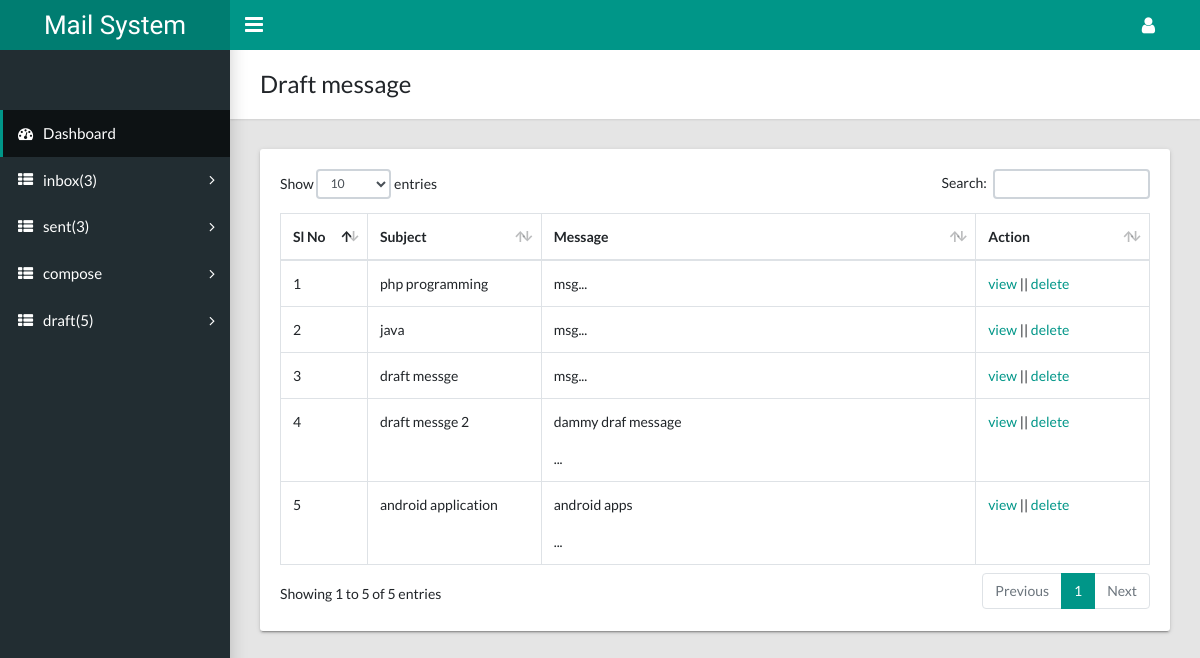
/user/draft.php (signed in), run on the app's committed database.
### tables this page shows
CREATE TABLE `tbl_draft` (
  `id` int(11) NOT NULL,
  `userid` int(11) NOT NULL,
  `sub` varchar(255) NOT NULL,
  `msg` text NOT NULL
);

### class/User.php (called while the page is built, shortened)
<?php
   $filepath = realpath(dirname(__FILE__));
   include_once ($filepath.'/../libs/Database.php');
   include_once ($filepath.'/../helpars/Format.php');
   include_once ($filepath.'/../libs/Session.php');
 ?>
<?php
  class User{
     private $db;
     public function __construct(){
          $this->db = new Database();
   }
     public function getalldraftmessage($userid){
             $query = "SELECT * FROM tbl_draft WHERE userid='$userid'";
             $result = $this->db->select($query);
             return $result;
     }
    public function gettotinbox($email){
          $query = "SELECT * FROM tbl_message WHERE tomail='$email'";
          $result = $this->db->select($query);
          return $result;
    }
    public function gettalsentmsg($email){
          $query = "SELECT * FROM tbl_message WHERE fromemail='$email'";
          $result = $this->db->select($query);
          return $result;
    }
    public function getalldraft($userid){
         $query = "SELECT * FROM tbl_draft WHERE userid='$userid'";
          $result = $this->db->select($query);
          return $result;
    }
 }
?>

### libs/Database.php (called while the page is built, shortened)
<?php
Class Database{
     public $host   = DB_HOST;
     public $user   = DB_USER;
     public $pass   = DB_PASS;
     public $dbname = DB_NAME;
     public $link;
     private function connectDB(){
             $this->link = new mysqli($this->host, $this->user, $this->pass,
              $this->dbname);
     }
      public function select($query){
            $result = $this->link->query($query) or
             die($this->link->error.__LINE__);
            if($result->num_rows > 0){
              return $result;
            } else {
              return false;
            }
       }
}
?>

### libs/Session.php (called while the page is built, shortened)
<?php
class Session{
 public static function get($key){
            if (isset($_SESSION[$key])) {
             return $_SESSION[$key];
            } else {
             return false;
            }
      }
}
?>

### helpars/Format.php (called while the page is built, shortened)
<?php
class Format{
 public function textShorten($text, $limit = 600){
      $text = $text. " ";
      $text = substr($text, 0, $limit);
      $text = substr($text, 0, strrpos($text, ' '));
      $text = $text."...";
      return $text;
 }
}
?>

### user/draft.php (the view, shortened to what this page needs)
<?php include 'inc/header.php'; ?>
<?php include 'inc/sidebar.php'; ?>
<?php $userid    = Session::get("userid"); ?>
    <main class="app-content">
      <div class="app-title">
        <div>
          <h1>Draft message</h1>
        </div>
      </div>
      <div class="row">
        <div class="col-md-12">
          <div class="tile">
            <div class="tile-body">
              <table class="table table-hover table-bordered" id="sampleTable">
                <thead>
                  <tr>
                    <th width="10%">Sl No</th>
                    <th width="20%">Subject</th>
                    <th width="50%">Message</th>
                    <th width="20%">Action</th>
                  </tr>
                </thead>
                <tbody>
               <?php
                     $Getalldraftmessage = $user->getalldraftmessage($userid);
                     if($Getalldraftmessage) {
                     $i=0;
                     while ($result = $Getalldraftmessage->fetch_assoc()) {
                     $i++;
               ?>
                  <tr>
                    <td><?php echo $i; ?></td>
                    <td><?php echo $result['sub']; ?></td>
                    <td><?php echo $fm->textShorten($result['msg'],60); ?></td>
                    <td>
                            <a href="viewdraftmsg.php?viewdraftmsgid=<?php echo $result['id']; ?>">view</a> ||
                            <a onclick="return confirm('Are you sure to delete?');" href="?deldraftmsgid=<?php echo $result['id']; ?>">delete</a>
                    </td>
                  </tr>
               <?php } } ?>
                </tbody>
              </table>
            </div>
          </div>
        </div>
      </div>
    </main>
  </body>
</html>

### user/inc/header.php (shortened to what this page needs)
<?php
   include '../libs/Session.php';
   include '../helpars/Format.php';
    $fm =  new Format();
 ?>
<?php
      $user     = new User();
?>
<!DOCTYPE html>
<html lang="en">
  <head>
    <link rel="stylesheet" type="text/css" href="css/main.css">
    <link rel="stylesheet" type="text/css" href="https://maxcdn.bootstrapcdn.com/font-awesome/4.7.0/css/font-awesome.min.css">
    <link rel="stylesheet" href="https://cdnjs.cloudflare.com/ajax/libs/font-awesome/4.7.0/css/font-awesome.min.css">
  </head>
  <body class="app sidebar-mini rtl">
    <header class="app-header"><a class="app-header__logo" href="index.php">Mail System</a>
      <a class="app-sidebar__toggle" href="#" data-toggle="sidebar" aria-label="Hide Sidebar"></a>
      <ul class="app-nav">
        <li class="dropdown"><a class="app-nav__item" href="#" data-toggle="dropdown" aria-label="Open Profile Menu"><i class="fa fa-user fa-lg"></i></a>
        </li>
      </ul>
    </header>

### user/inc/sidebar.php (shortened to what this page needs)
<aside class="app-sidebar">
  <div class="app-sidebar__user">
  </div>
  <ul class="app-menu">
    <li><a class="app-menu__item active" href="index.php"><i class="app-menu__icon fa fa-dashboard"></i><span class="app-menu__label">Dashboard</span></a></li>
    <?php
         $email = Session::get("email");
         $numinbox = $user->gettotinbox($email);
    ?>
     <a class="app-menu__item" href="inbox.php"><i class="app-menu__icon fa fa-th-list"></i><span class="app-menu__label">inbox<?php
     if($numinbox){
             $count = mysqli_num_rows($numinbox);
             echo "(".$count.")";
           }else{
              echo "(0)";
           }
  ?></span>
     <i class="treeview-indicator fa fa-angle-right"></i></a>
     <?php
         $email = Session::get("email");
         $numsentmsg = $user->gettalsentmsg($email);
    ?>
     <a class="app-menu__item" href="sent.php"><i class="app-menu__icon fa fa-th-list"></i><span class="app-menu__label">sent<?php
        if($numsentmsg){
            $count = mysqli_num_rows($numsentmsg);
            echo "(".$count.")";
         }else{
               echo "(0)";
         }
     ?></span>
     <i class="treeview-indicator fa fa-angle-right"></i></a>
     <a class="app-menu__item" href="compose.php"><i class="app-menu__icon fa fa-th-list"></i><span class="app-menu__label">compose</span>
     <i class="treeview-indicator fa fa-angle-right"></i></a>
     <?php
         $userid = Session::get("userid");
         $Getalldraft = $user->getalldraft($userid);
    ?>
    <a class="app-menu__item" href="draft.php"><i class="app-menu__icon fa fa-th-list"></i><span class="app-menu__label">draft<?php
         if($Getalldraft){
            $count = mysqli_num_rows($Getalldraft);
          echo "(".$count.")";
      }else{
          echo "(0)";
      }
    ?></span>
     <i class="treeview-indicator fa fa-angle-right"></i></a>
  </ul>
</aside>

### data on the page
tbl_draft: sub "php programming", msg "msg..."
tbl_draft: sub "java", msg "msg..."
tbl_draft: sub "draft messge", msg "msg..."
tbl_draft: sub "draft messge 2", msg "dammy draf message ..."
tbl_draft: sub "android application", msg "android apps ..."

### other printed values
$count "3"
$count "5"
